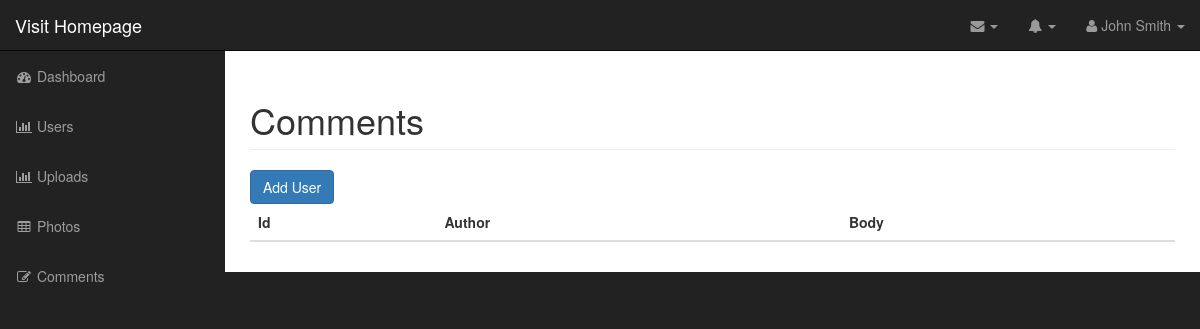
The page /admin/comments.php (signed in) on the database as committed earlier.
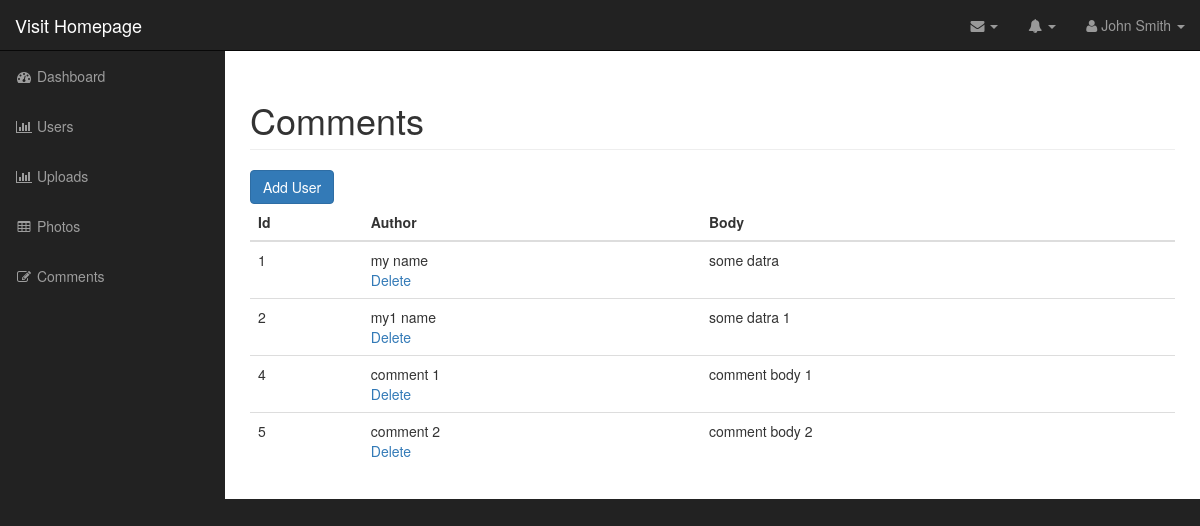
The same page on the database as committed later.
### tables this page shows
CREATE TABLE IF NOT EXISTS `comments` (
  `id` int(11) NOT NULL AUTO_INCREMENT,
  `photo_id` int(11) NOT NULL,
  `author` varchar(255) NOT NULL,
  `body` longtext NOT NULL,
  `datetime` datetime NOT NULL DEFAULT CURRENT_TIMESTAMP,
  PRIMARY KEY (`id`),
  KEY `photo_id` (`photo_id`)
);

### admin/includes/functions.php (called while the page is built, shortened)
<?php
spl_autoload_register(function($class){
	$class = strtolower($class);
	$path = __DIR__.DIRECTORY_SEPARATOR."{$class}.php";
});
?>

### admin/includes/database.php (called while the page is built, shortened)
<?php
class Database{
	public $connection;
	public function open_db_connection(){
		$this->connection = new mysqli(DB_HOST,DB_USER,DB_PASS,DB_NAME);
	}
	public function query($sql){
		$result = $this->connection->query($sql);
		return $result;
	}
}
$database = new Database();
?>

### admin/includes/db_object.php (called while the page is built, shortened)
<?php
class Db_object{
	public static function find_all(){
	    return static::find_by_query("SELECT * FROM `".static::$db_table."`");
	}
	public static function find_by_query($sql){
	    global $database;
		$result_set = $database->query($sql);
	    $object_array = array();
	    while($fh_row = mysqli_fetch_assoc($result_set)){
	        $object_array[]= static::instantiation($fh_row);
	    }
	    return $object_array;
	}
	public static function instantiation($the_record){
	   $thisObject = new $calling_class;
	    foreach($the_record as $the_attribute=>$value){
	        if($thisObject->has_the_attr($the_attribute)){
	                $thisObject->$the_attribute = $value;
	        }
	    }
	    return $thisObject;
	}
	private function has_the_attr($the_attribute){
	    $object_vars = get_object_vars($this);
	    return array_key_exists($the_attribute, $object_vars);
	}
}
?>

### admin/comments.php (the view, shortened to what this page needs)
<?php error_reporting(0); include("includes/header.php"); ?>
    <nav class="navbar navbar-inverse navbar-fixed-top" role="navigation">
       <?php  include "includes/top_nav.php"; ?>
       <?php include "includes/side_nav.php"; ?>
    </nav>
    <div id="page-wrapper">
       <div class="container-fluid">
           <div class="row">
               <div class="col-lg-12">
                   <h1 class="page-header">
                       Comments
                   </h1>
                   <div>
                       <a href="add_user.php" class="btn btn-primary">Add User</a>
                   </div>
               </div>
               <div class="col-lg-12">
                  <table class="table table-hover">
                      <thead>
                          <tr>
                              <th>Id</th>
                              <th>Author</th>
                              <th>Body</th>
                          </tr>
                      </thead>
                      <tbody>
                          <?php
                            $comments = Comment::find_all();
                            foreach($comments as $comment){ ?>
                                <tr>
                                    <td> <?php echo $comment->id; ?>
                                </td>
                                    <td><?php echo $comment->author ?> <br>
                                        <div class="action_links">
                                            <a href="delete_comment.php?id=<?php echo $comment->id; ?>">Delete</a>
                                        </div>
                                    </td>
                                    <td><?php echo $comment->body ?></td>
                                </tr>
                           <?php }
                          ?>
                      </tbody>
                  </table>
               </div>
           </div>
       </div>
    </div>
<?php include("includes/footer.php"); ?>

Rows that differ between the two databases and show on the page:
added comments: id "1", author "my name", body "some datra"
added comments: id "2", author "my1 name", body "some datra 1"
added comments: id "4", author "comment 1", body "comment body 1"
added comments: id "5", author "comment 2", body "comment body 2"
